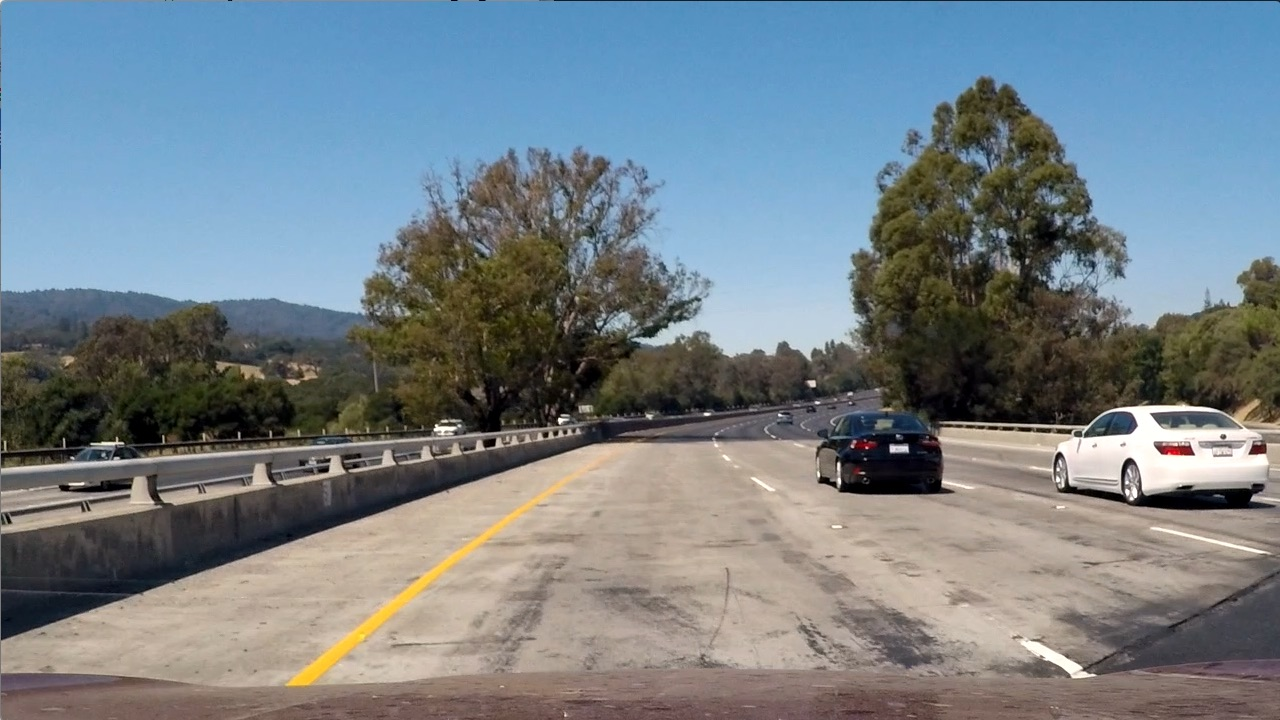
#> input picture CarND-Advanced-Lane-Lines-P4-solution/test_images/test1.jpg, 1280 x 720 px
$ jupyter execute --allow-errors lane-detect.ipynb   (shell and % lines are left out)   (older library calls are emulated)
#> lines starting #> are read from the running program, lines starting #| are printed output that depends on the picture
# **Advanced Lane Finding**
***
The goal is to develop a pipeline to detect lanes in the given video sequence. Also, degree of lanes' curvature is desired. For better accuracy, a calibration step is applied to correct for camera lens distortions.
Road lanes are then detected by applying thresholding, ROI selection, perspective transformation and a histogram approach.

[cell 1]
#importing some useful packages
import matplotlib.pyplot as plt
import matplotlib.image as mpimg
import numpy as np
import cv2
from glob import glob

# Camera Calibration
For calibrating a camera several reference images captured by the camera is read first. To find the best mapping from distorted image to undistorted image, number of point correspondeces are needed.
We used a chessboard to collect source points. By this, we will know how image plane points correspond to physical 3D points in world coordinates.

We will find image plane points using `cv2.findChessboardCorners` and store them in `img_pts`.

We also save camera parameters in a pickle file (`calibration_params.p`) to avoid re-computing them at every run.

[cell 2]
import pickle

# [29 lines left out: function calibrate_camera, not called in this run]


try:
    with open('./calibration_params.p', 'rb') as cf:
#> (reads CarND-Advanced-Lane-Lines-P4-solution/calibration_params.p from the repository)
        camera_params = pickle.load(cf)
    print('Camera parameters loaded!')
except Exception as e:
    print('Invalid calibration file with (%s) exception' % e)
    camera_params = calibrate_camera()
    with open('./calibration_params.p', 'wb') as cf:
        pickle.dump(camera_params, cf)
        print('New parameters saved in ./calibration_params.p!')

camera_matrix = camera_params['mtx']
dist_coeff = camera_params['dist']
print('Camera matrix is:')
print(camera_matrix)
print('Camera distortion coefficients are:')
print(dist_coeff)

# Calibration test

[cell 3]
#reading in an image
raw_image = mpimg.imread('test_images/test1.jpg')
#> raw_image is the input picture: shape (720, 1280, 3); mean R, G, B 117.5, 128.7, 135.5

# distortion correction
image = cv2.undistort(raw_image, camera_matrix, dist_coeff, None, camera_matrix)
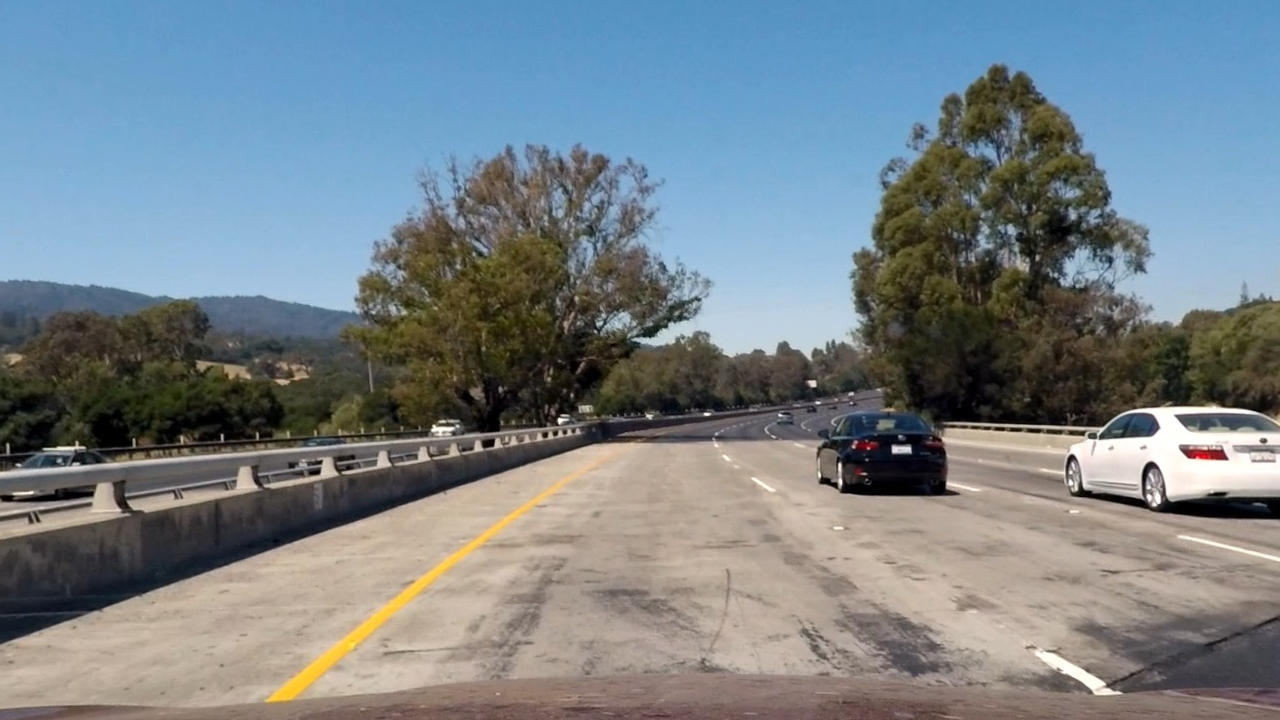
#> image: shape (720, 1280, 3); mean R, G, B 119.3, 130, 136.2
fig = plt.figure(figsize=(20, 20))
ax = fig.add_subplot(1, 2, 1)
ax.imshow(raw_image)
plt.title("original")
ax = fig.add_subplot(1, 2, 2)
ax.imshow(image)
plt.title("undistorted")

print('image dimesions:', image.shape)
#| image dimesions: (720, 1280, 3)
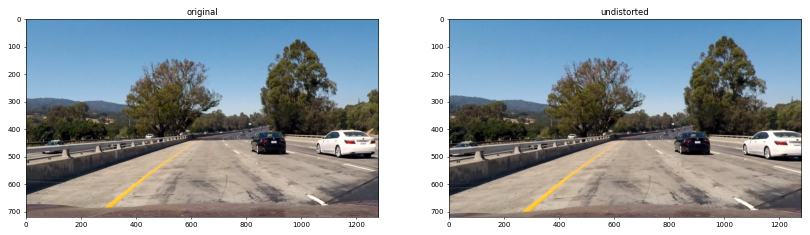
#> figure drawn by matplotlib, 2 panels
